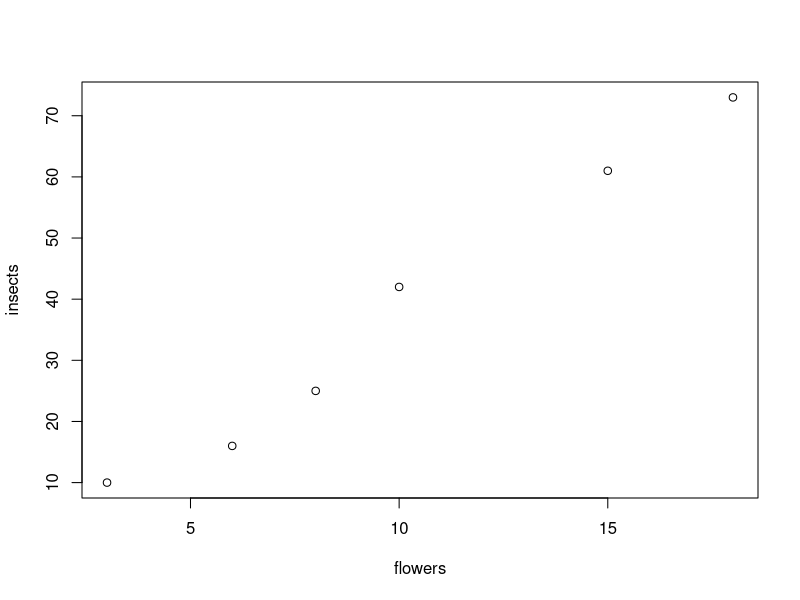
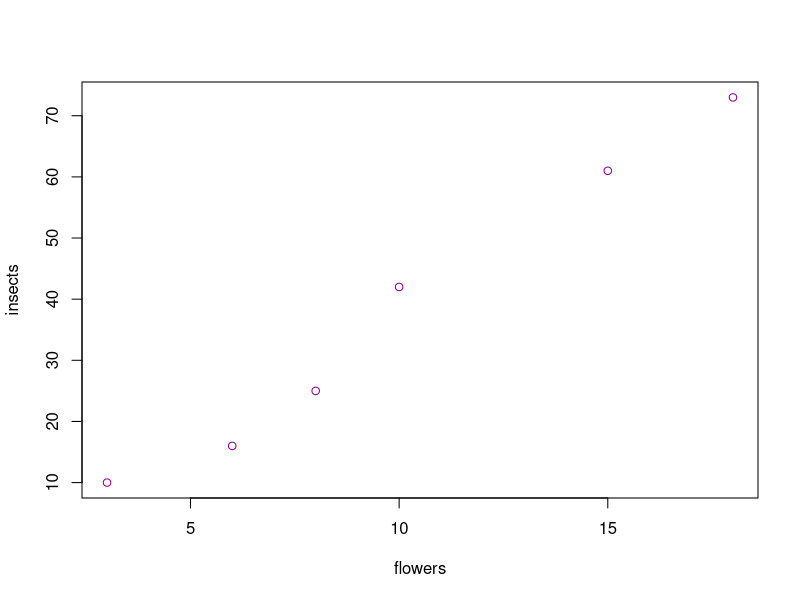
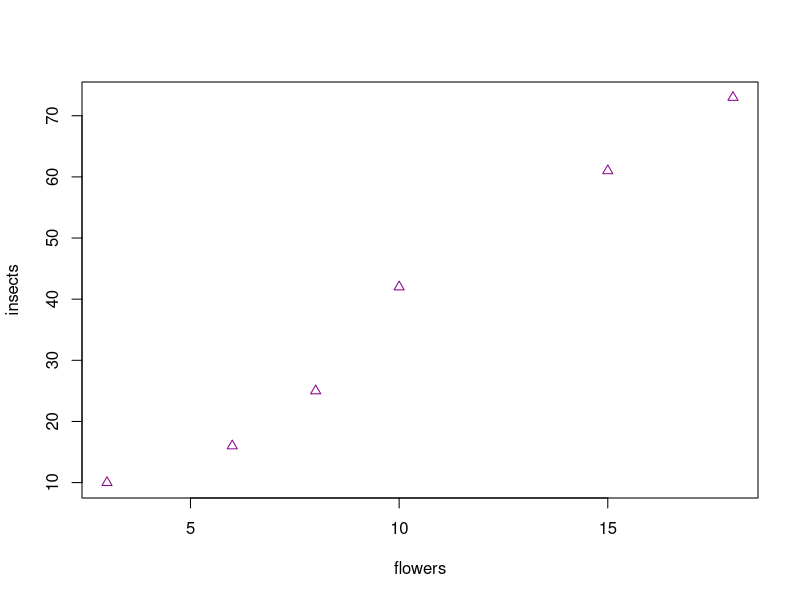
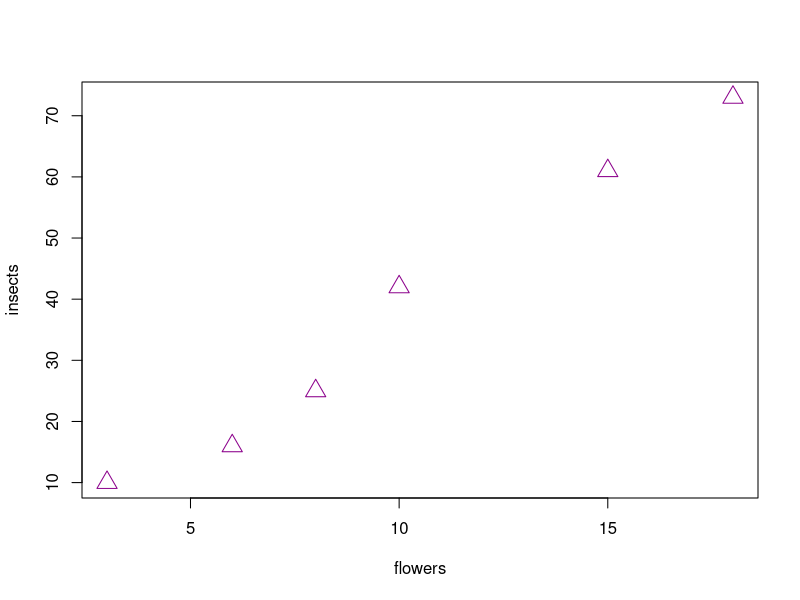

Reproduce these figures in R, in order.
# First R script

# R as calculator
a <-6 * 7
b <- 5*8

a+b

#Arrays

flowers <- c(3, 6, 8, 10, 15, 18)
flowers

insects <- c(10,  16, 25, 42, 61, 73)
insects

plot (flowers, insects)

#changing plot paramet

#color

plot (flowers, insects, col= "darkmagenta")

#symbols
plot (flowers, insects, col= "darkmagenta", pch= 24)

#symbol dimensions
plot (flowers, insects, col= "darkmagenta", pch= 24, cex= 2)

#save it again

